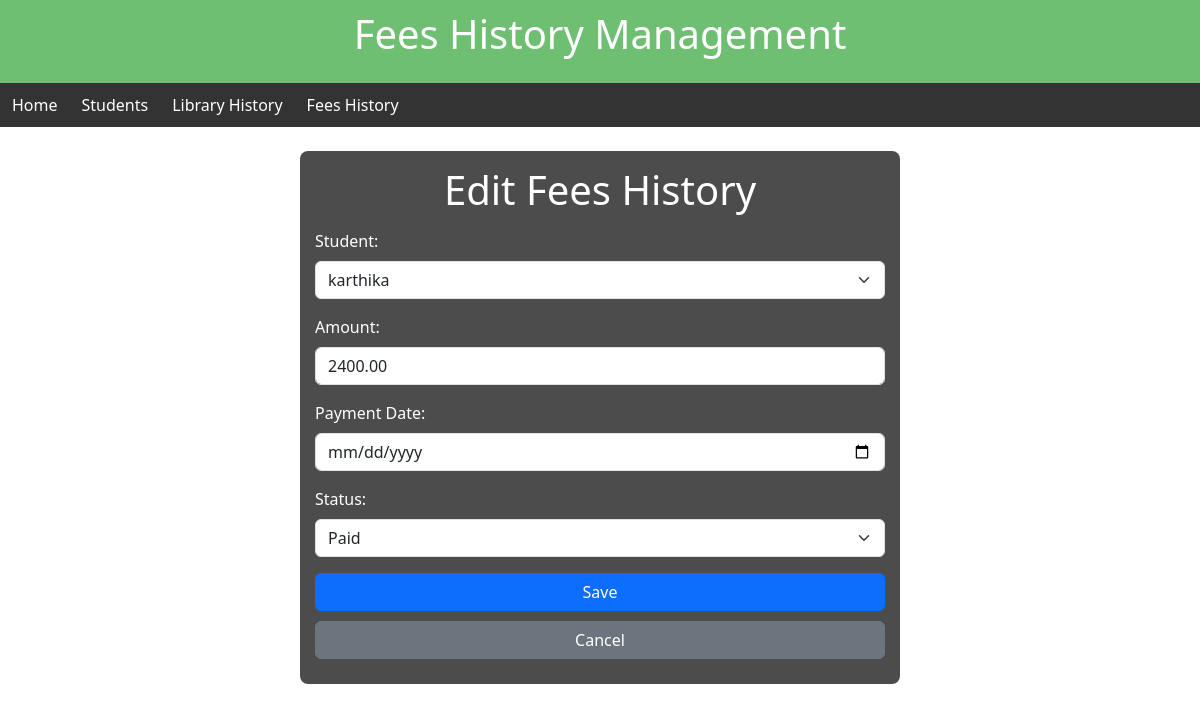
/fees/edit/1/, run on the app's committed database.
### school/models.py (models this page shows, shortened)
class FeesHistory(models.Model):
    STATUS_CHOICES = [
        ('paid', 'Paid'),
        ('pending', 'Pending'),
    ]
    student = models.ForeignKey(Student, on_delete=models.CASCADE)
    amount = models.DecimalField(max_digits=10, decimal_places=2)
    payment_date = models.DateField()
    status = models.CharField(max_length=10, choices=STATUS_CHOICES, default='pending')

class Student(models.Model):
    name = models.CharField(max_length=100)
    age = models.IntegerField()
    student_class = models.CharField(max_length=50)

### school/views.py (the view)
# urls.py: path('fees/edit/<int:pk>/', edit_fees_history, name='edit_fees_history'),
def edit_fees_history(request, pk):
    fees_history = get_object_or_404(FeesHistory, pk=pk)
    if request.method == 'POST':
        form = FeesHistoryForm(request.POST, instance=fees_history)
        if form.is_valid():
            form.save()
            return redirect('fees_history_list')  # Adjust the URL as needed
    else:
        form = FeesHistoryForm(instance=fees_history)
    students = Student.objects.all()
    return render(request, 'fees_history_form.html', {'form': form, 'students': students, 'title': 'Edit Fees History'})

### school/forms.py
class FeesHistoryForm(forms.ModelForm):
    class Meta:
        model = FeesHistory
        fields = ['student', 'amount', 'payment_date', 'status']

### Templates/fees_history_form.html (shortened to what this page needs)
{% load static %}
<!DOCTYPE html>
<html lang="en">
<head>
    <link href="https://cdn.jsdelivr.net/npm/bootstrap@5.3.3/dist/css/bootstrap.min.css" rel="stylesheet">
</head>
<body>
    <header>
        <h1>Fees History Management</h1>
    </header>
    <nav>
        <ul>
            <li><a href="{% url 'home' %}">Home</a></li>
            <li><a href="{% url 'student_list' %}">Students</a></li>
            <li><a href="{% url 'library_history_list' %}">Library History</a></li>
            <li><a href="{% url 'fees_history_list' %}">Fees History</a></li>
        </ul>
    </nav>
    <div class="container mt-4">
        <h1>{{ title }}</h1>
        <form method="post">
            <div class="mb-3">
                <label for="student" class="form-label">Student:</label>
                <select id="student" name="student" class="form-select" required>
                    {% for student in students %}
                        <option value="{{ student.id }}" {% if student.id == form.instance.student.id %}selected{% endif %}>{{ student.name }}</option>
                    {% endfor %}
                </select>
            </div>
            <div class="mb-3">
                <label for="amount" class="form-label">Amount:</label>
                <input type="number" id="amount" name="amount" class="form-control" value="{{ form.instance.amount }}" required>
            </div>
            <div class="mb-3">
                <label for="payment_date" class="form-label">Payment Date:</label>
                <input type="date" id="payment_date" name="payment_date" class="form-control" value="{{ form.instance.payment_date }}" required>
            </div>
            <div class="mb-3">
                <label for="status" class="form-label">Status:</label>
                <select id="status" name="status" class="form-select" required>
                    <option value="paid" {% if form.instance.status == "paid" %}selected{% endif %}>Paid</option>
                </select>
            </div>
            <button type="submit" class="btn btn-primary">Save</button>
            <a href="{% url 'fees_history_list' %}" class="btn btn-secondary">Cancel</a>
        </form>
    </div>
</body>
</html>

### data on the page
FeesHistory: student "karthika", amount "2400.00", status "Paid"

### other printed values
{{ title }} "Edit Fees History"
